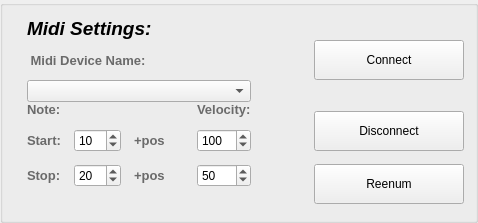
      <widget class="QGroupBox" name="groupBox">
       <property name="title">
        <string/>
       </property>
       <layout class="QGridLayout" name="gridLayout_7">
        <property name="leftMargin">
         <number>24</number>
        </property>
        <property name="horizontalSpacing">
         <number>63</number>
        </property>
        <property name="verticalSpacing">
         <number>0</number>
        </property>
        <item row="4" column="0">
         <widget class="QLabel" name="label_8">
          <property name="palette">
           <palette>
            <active>
             <colorrole role="WindowText">
              <brush brushstyle="SolidPattern">
               <color alpha="255">
                <red>106</red>
                <green>106</green>
                <blue>106</blue>
               </color>
              </brush>
             </colorrole>
            </active>
            <inactive>
             <colorrole role="WindowText">
              <brush brushstyle="SolidPattern">
               <color alpha="255">
                <red>106</red>
                <green>106</green>
                <blue>106</blue>
               </color>
              </brush>
             </colorrole>
            </inactive>
            <disabled>
             <colorrole role="WindowText">
              <brush brushstyle="SolidPattern">
               <color alpha="96">
                <red>164</red>
                <green>166</green>
                <blue>168</blue>
               </color>
              </brush>
             </colorrole>
            </disabled>
           </palette>
          </property>
          <property name="font">
           <font>
            <pointsize>10</pointsize>
            <weight>75</weight>
            <bold>true</bold>
           </font>
          </property>
          <property name="text">
           <string> Midi Device Name:</string>
          </property>
         </widget>
        </item>
        <item row="7" column="2">
         <widget class="QPushButton" name="pushButton">
          <property name="minimumSize">
           <size>
            <width>0</width>
            <height>40</height>
           </size>
          </property>
          <property name="text">
           <string>Reenum</string>
          </property>
         </widget>
        </item>
        <item row="3" column="0">
         <widget class="QLabel" name="label_3">
          <property name="palette">
           <palette>
            <active>
             <colorrole role="WindowText">
              <brush brushstyle="SolidPattern">
               <color alpha="255">
                <red>0</red>
                <green>0</green>
                <blue>0</blue>
               </color>
              </brush>
             </colorrole>
             <colorrole role="Button">
              <brush brushstyle="SolidPattern">
               <color alpha="255">
                <red>255</red>
                <green>255</green>
                <blue>255</blue>
               </color>
              </brush>
             </colorrole>
             <colorrole role="Light">
              <brush brushstyle="SolidPattern">
               <color alpha="255">
                <red>255</red>
                <green>255</green>
                <blue>255</blue>
               </color>
              </brush>
             </colorrole>
             <colorrole role="Midlight">
              <brush brushstyle="SolidPattern">
               <color alpha="255">
                <red>255</red>
                <green>255</green>
                <blue>255</blue>
               </color>
              </brush>
             </colorrole>
             <colorrole role="Dark">
              <brush brushstyle="SolidPattern">
               <color alpha="255">
                <red>127</red>
                <green>127</green>
                <blue>127</blue>
               </color>
              </brush>
             </colorrole>
             <colorrole role="Mid">
              <brush brushstyle="SolidPattern">
               <color alpha="255">
                <red>170</red>
                <green>170</green>
                <blue>170</blue>
               </color>
              </brush>
             </colorrole>
             <colorrole role="Text">
              <brush brushstyle="SolidPattern">
               <color alpha="255">
                <red>255</red>
                <green>255</green>
                <blue>127</blue>
               </color>
              </brush>
             </colorrole>
             <colorrole role="BrightText">
              <brush brushstyle="SolidPattern">
               <color alpha="255">
                <red>255</red>
                <green>255</green>
                <blue>255</blue>
               </color>
              </brush>
             </colorrole>
             <colorrole role="ButtonText">
              <brush brushstyle="SolidPattern">
               <color alpha="255">
                <red>255</red>
                <green>255</green>
                <blue>127</blue>
               </color>
              </brush>
             </colorrole>
             <colorrole role="Base">
              <brush brushstyle="SolidPattern">
               <color alpha="255">
                <red>255</red>
                <green>255</green>
                <blue>255</blue>
               </color>
              </brush>
             </colorrole>
             <colorrole role="Window">
              <brush brushstyle="SolidPattern">
               <color alpha="255">
                <red>255</red>
                <green>255</green>
                <blue>255</blue>
               </color>
              </brush>
             </colorrole>
             <colorrole role="Shadow">
              <brush brushstyle="SolidPattern">
               <color alpha="255">
                <red>0</red>
                <green>0</green>
                <blue>0</blue>
               </color>
              </brush>
             </colorrole>
             <colorrole role="AlternateBase">
              <brush brushstyle="SolidPattern">
               <color alpha="255">
                <red>255</red>
                <green>255</green>
                <blue>255</blue>
               </color>
              </brush>
             </colorrole>
             <colorrole role="ToolTipBase">
              <brush brushstyle="SolidPattern">
               <color alpha="255">
                <red>255</red>
                <green>255</green>
                <blue>220</blue>
               </color>
              </brush>
             </colorrole>
             <colorrole role="ToolTipText">
              <brush brushstyle="SolidPattern">
               <color alpha="255">
                <red>0</red>
                <green>0</green>
                <blue>0</blue>
               </color>
              </brush>
             </colorrole>
             <colorrole role="PlaceholderText">
              <brush brushstyle="NoBrush">
               <color alpha="128">
                <red>255</red>
                <green>255</green>
                <blue>127</blue>
               </color>
              </brush>
             </colorrole>
            </active>
            <inactive>
             <colorrole role="WindowText">
              <brush brushstyle="SolidPattern">
               <color alpha="255">
                <red>0</red>
                <green>0</green>
                <blue>0</blue>
               </color>
              </brush>
             </colorrole>
             <colorrole role="Button">
              <brush brushstyle="SolidPattern">
               <color alpha="255">
                <red>255</red>
                <green>255</green>
                <blue>255</blue>
               </color>
              </brush>
             </colorrole>
             <colorrole role="Light">
              <brush brushstyle="SolidPattern">
               <color alpha="255">
                <red>255</red>
                <green>255</green>
                <blue>255</blue>
               </color>
              </brush>
             </colorrole>
             <colorrole role="Midlight">
              <brush brushstyle="SolidPattern">
               <color alpha="255">
                <red>255</red>
                <green>255</green>
                <blue>255</blue>
               </color>
              </brush>
             </colorrole>
             <colorrole role="Dark">
              <brush brushstyle="SolidPattern">
               <color alpha="255">
                <red>127</red>
                <green>127</green>
                <blue>127</blue>
               </color>
              </brush>
             </colorrole>
             <colorrole role="Mid">
              <brush brushstyle="SolidPattern">
               <color alpha="255">
                <red>170</red>
                <green>170</green>
                <blue>170</blue>
               </color>
              </brush>
             </colorrole>
             <colorrole role="Text">
              <brush brushstyle="SolidPattern">
               <color alpha="255">
                <red>255</red>
                <green>255</green>
                <blue>127</blue>
               </color>
              </brush>
             </colorrole>
             <colorrole role="BrightText">
              <brush brushstyle="SolidPattern">
               <color alpha="255">
                <red>255</red>
                <green>255</green>
                <blue>255</blue>
               </color>
              </brush>
             </colorrole>
             <colorrole role="ButtonText">
              <brush brushstyle="SolidPattern">
               <color alpha="255">
                <red>255</red>
                <green>255</green>
                <blue>127</blue>
               </color>
              </brush>
             </colorrole>
             <colorrole role="Base">
              <brush brushstyle="SolidPattern">
               <color alpha="255">
                <red>255</red>
                <green>255</green>
                <blue>255</blue>
               </color>
              </brush>
             </colorrole>
             <colorrole role="Window">
              <brush brushstyle="SolidPattern">
               <color alpha="255">
                <red>255</red>
                <green>255</green>
                <blue>255</blue>
               </color>
              </brush>
             </colorrole>
             <colorrole role="Shadow">
              <brush brushstyle="SolidPattern">
               <color alpha="255">
                <red>0</red>
                <green>0</green>
                <blue>0</blue>
               </color>
              </brush>
             </colorrole>
             <colorrole role="AlternateBase">
              <brush brushstyle="SolidPattern">
               <color alpha="255">
                <red>255</red>
                <green>255</green>
                <blue>255</blue>
               </color>
              </brush>
             </colorrole>
             <colorrole role="ToolTipBase">
              <brush brushstyle="SolidPattern">
               <color alpha="255">
                <red>255</red>
                <green>255</green>
                <blue>220</blue>
               </color>
              </brush>
             </colorrole>
             <colorrole role="ToolTipText">
              <brush brushstyle="SolidPattern">
               <color alpha="255">
                <red>0</red>
                <green>0</green>
                <blue>0</blue>
               </color>
              </brush>
             </colorrole>
             <colorrole role="PlaceholderText">
              <brush brushstyle="NoBrush">
               <color alpha="128">
                <red>255</red>
                <green>255</green>
                <blue>127</blue>
               </color>
              </brush>
             </colorrole>
            </inactive>
            <disabled>
             <colorrole role="WindowText">
              <brush brushstyle="SolidPattern">
               <color alpha="255">
                <red>127</red>
                <green>127</green>
                <blue>127</blue>
               </color>
              </brush>
             </colorrole>
             <colorrole role="Button">
              <brush brushstyle="SolidPattern">
               <color alpha="255">
                <red>255</red>
                <green>255</green>
                <blue>255</blue>
               </color>
              </brush>
             </colorrole>
             <colorrole role="Light">
              <brush brushstyle="SolidPattern">
               <color alpha="255">
                <red>255</red>
                <green>255</green>
                <blue>255</blue>
               </color>
              </brush>
             </colorrole>
             <colorrole role="Midlight">
              <brush brushstyle="SolidPattern">
               <color alpha="255">
                <red>255</red>
                <green>255</green>
                <blue>255</blue>
               </color>
              </brush>
             </colorrole>
             <colorrole role="Dark">
              <brush brushstyle="SolidPattern">
               <color alpha="255">
                <red>127</red>
                <green>127</green>
                <blue>127</blue>
               </color>
              </brush>
             </colorrole>
             <colorrole role="Mid">
              <brush brushstyle="SolidPattern">
               <color alpha="255">
                <red>170</red>
                <green>170</green>
                <blue>170</blue>
               </color>
              </brush>
             </colorrole>
             <colorrole role="Text">
              <brush brushstyle="SolidPattern">
               <color alpha="255">
                <red>127</red>
                <green>127</green>
                <blue>127</blue>
               </color>
              </brush>
             </colorrole>
             <colorrole role="BrightText">
              <brush brushstyle="SolidPattern">
               <color alpha="255">
                <red>255</red>
                <green>255</green>
                <blue>255</blue>
               </color>
              </brush>
             </colorrole>
             <colorrole role="ButtonText">
              <brush brushstyle="SolidPattern">
               <color alpha="255">
                <red>127</red>
                <green>127</green>
                <blue>127</blue>
               </color>
              </brush>
             </colorrole>
             <colorrole role="Base">
              <brush brushstyle="SolidPattern">
               <color alpha="255">
                <red>255</red>
                <green>255</green>
                <blue>255</blue>
               </color>
              </brush>
             </colorrole>
             <colorrole role="Window">
              <brush brushstyle="SolidPattern">
               <color alpha="255">
                <red>255</red>
                <green>255</green>
                <blue>255</blue>
               </color>
              </brush>
             </colorrole>
             <colorrole role="Shadow">
              <brush brushstyle="SolidPattern">
               <color alpha="255">
                <red>0</red>
                <green>0</green>
                <blue>0</blue>
               </color>
              </brush>
             </colorrole>
             <colorrole role="AlternateBase">
              <brush brushstyle="SolidPattern">
               <color alpha="255">
                <red>255</red>
                <green>255</green>
                <blue>255</blue>
               </color>
              </brush>
             </colorrole>
             <colorrole role="ToolTipBase">
              <brush brushstyle="SolidPattern">
               <color alpha="255">
                <red>255</red>
                <green>255</green>
                <blue>220</blue>
               </color>
              </brush>
             </colorrole>
             <colorrole role="ToolTipText">
              <brush brushstyle="SolidPattern">
               <color alpha="255">
                <red>0</red>
                <green>0</green>
                <blue>0</blue>
               </color>
              </brush>
             </colorrole>
             <colorrole role="PlaceholderText">
              <brush brushstyle="NoBrush">
               <color alpha="128">
                <red>255</red>
                <green>255</green>
                <blue>127</blue>
               </color>
              </brush>
             </colorrole>
            </disabled>
           </palette>
          </property>
          <property name="font">
           <font>
            <pointsize>14</pointsize>
            <weight>75</weight>
            <italic>true</italic>
            <bold>true</bold>
            <underline>false</underline>
            <strikeout>false</strikeout>
           </font>
          </property>
          <property name="text">
           <string>Midi Settings:</string>
          </property>
         </widget>
        </item>
        <item row="4" column="2">
         <widget class="QPushButton" name="MidiConnect">
          <property name="minimumSize">
           <size>
            <width>150</width>
            <height>40</height>
           </size>
          </property>
          <property name="maximumSize">
           <size>
            <width>200</width>
            <height>16777215</height>
           </size>
          </property>
          <property name="text">
           <string>Connect</string>
          </property>
         </widget>
        </item>
        <item row="6" column="2">
         <widget class="QPushButton" name="MidiDisconnect">
          <property name="minimumSize">
           <size>
            <width>0</width>
            <height>40</height>
           </size>
          </property>
          <property name="maximumSize">
           <size>
            <width>150</width>
            <height>16777215</height>
           </size>
          </property>
          <property name="text">
           <string>Disconnect</string>
          </property>
         </widget>
        </item>
        <item row="6" column="0" rowspan="2">
         <layout class="QGridLayout" name="gridLayout_8">
          <property name="leftMargin">
           <number>0</number>
          </property>
          <property name="bottomMargin">
           <number>22</number>
          </property>
          <property name="horizontalSpacing">
           <number>13</number>
          </property>
          <property name="verticalSpacing">
           <number>12</number>
          </property>
          <item row="2" column="1">
           <widget class="QSpinBox" name="MidiTriggerStop">
            <property name="maximumSize">
             <size>
              <width>150</width>
              <height>16777215</height>
             </size>
            </property>
            <property name="minimum">
             <number>1</number>
            </property>
            <property name="maximum">
             <number>255</number>
            </property>
            <property name="value">
             <number>20</number>
            </property>
           </widget>
          </item>
          <item row="1" column="1">
           <widget class="QSpinBox" name="MidiTriggerStart">
            <property name="sizePolicy">
             <sizepolicy hsizetype="Expanding" vsizetype="Fixed">
              <horstretch>0</horstretch>
              <verstretch>0</verstretch>
             </sizepolicy>
            </property>
            <property name="minimumSize">
             <size>
              <width>0</width>
              <height>0</height>
             </size>
            </property>
            <property name="maximumSize">
             <size>
              <width>150</width>
              <height>16777215</height>
             </size>
            </property>
            <property name="minimum">
             <number>1</number>
            </property>
            <property name="maximum">
             <number>255</number>
            </property>
            <property name="value">
             <number>10</number>
            </property>
           </widget>
          </item>
          <item row="2" column="0">
           <widget class="QLabel" name="label_17">
            <property name="maximumSize">
             <size>
              <width>50</width>
              <height>16777215</height>
             </size>
            </property>
            <property name="palette">
             <palette>
              <active>
               <colorrole role="WindowText">
                <brush brushstyle="SolidPattern">
                 <color alpha="255">
                  <red>106</red>
                  <green>106</green>
                  <blue>106</blue>
                 </color>
                </brush>
               </colorrole>
              </active>
              <inactive>
               <colorrole role="WindowText">
                <brush brushstyle="SolidPattern">
                 <color alpha="255">
                  <red>106</red>
                  <green>106</green>
                  <blue>106</blue>
                 </color>
                </brush>
               </colorrole>
              </inactive>
              <disabled>
               <colorrole role="WindowText">
                <brush brushstyle="SolidPattern">
                 <color alpha="96">
                  <red>164</red>
                  <green>166</green>
                  <blue>168</blue>
                 </color>
                </brush>
               </colorrole>
              </disabled>
             </palette>
            </property>
            <property name="font">
             <font>
              <pointsize>10</pointsize>
              <weight>75</weight>
              <bold>true</bold>
             </font>
            </property>
            <property name="text">
             <string>Stop:</string>
            </property>
           </widget>
          </item>
          <item row="1" column="0">
           <widget class="QLabel" name="label_16">
            <property name="minimumSize">
             <size>
              <width>0</width>
              <height>0</height>
             </size>
            </property>
            <property name="maximumSize">
             <size>
              <width>50</width>
              <height>16777215</height>
             </size>
            </property>
            <property name="palette">
             <palette>
              <active>
               <colorrole role="WindowText">
                <brush brushstyle="SolidPattern">
                 <color alpha="255">
                  <red>106</red>
                  <green>106</green>
                  <blue>106</blue>
                 </color>
                </brush>
               </colorrole>
              </active>
              <inactive>
               <colorrole role="WindowText">
                <brush brushstyle="SolidPattern">
                 <color alpha="255">
                  <red>106</red>
                  <green>106</green>
                  <blue>106</blue>
                 </color>
                </brush>
               </colorrole>
              </inactive>
              <disabled>
               <colorrole role="WindowText">
                <brush brushstyle="SolidPattern">
                 <color alpha="96">
                  <red>164</red>
                  <green>166</green>
                  <blue>168</blue>
                 </color>
                </brush>
               </colorrole>
              </disabled>
             </palette>
            </property>
            <property name="font">
             <font>
              <pointsize>10</pointsize>
              <weight>75</weight>
              <bold>true</bold>
             </font>
            </property>
            <property name="text">
             <string>Start:</string>
            </property>
           </widget>
          </item>
          <item row="1" column="2">
           <widget class="QLabel" name="label_18">
            <property name="minimumSize">
             <size>
              <width>50</width>
              <height>0</height>
             </size>
            </property>
            <property name="maximumSize">
             <size>
              <width>50</width>
              <height>16777215</height>
             </size>
            </property>
            <property name="palette">
             <palette>
              <active>
               <colorrole role="WindowText">
                <brush brushstyle="SolidPattern">
                 <color alpha="255">
                  <red>106</red>
                  <green>106</green>
                  <blue>106</blue>
                 </color>
                </brush>
               </colorrole>
              </active>
              <inactive>
               <colorrole role="WindowText">
                <brush brushstyle="SolidPattern">
                 <color alpha="255">
                  <red>106</red>
                  <green>106</green>
                  <blue>106</blue>
                 </color>
                </brush>
               </colorrole>
              </inactive>
              <disabled>
               <colorrole role="WindowText">
                <brush brushstyle="SolidPattern">
                 <color alpha="96">
                  <red>164</red>
                  <green>166</green>
                  <blue>168</blue>
                 </color>
                </brush>
               </colorrole>
              </disabled>
             </palette>
            </property>
            <property name="font">
             <font>
              <pointsize>10</pointsize>
              <weight>75</weight>
              <bold>true</bold>
             </font>
            </property>
            <property name="text">
             <string>+pos</string>
            </property>
           </widget>
          </item>
          <item row="2" column="2">
           <widget class="QLabel" name="label_19">
            <property name="maximumSize">
             <size>
              <width>50</width>
              <height>50</height>
             </size>
            </property>
            <property name="palette">
             <palette>
              <active>
               <colorrole role="WindowText">
                <brush brushstyle="SolidPattern">
                 <color alpha="255">
                  <red>106</red>
                  <green>106</green>
                  <blue>106</blue>
                 </color>
                </brush>
               </colorrole>
              </active>
              <inactive>
               <colorrole role="WindowText">
                <brush brushstyle="SolidPattern">
                 <color alpha="255">
                  <red>106</red>
                  <green>106</green>
                  <blue>106</blue>
                 </color>
                </brush>
               </colorrole>
              </inactive>
              <disabled>
               <colorrole role="WindowText">
                <brush brushstyle="SolidPattern">
                 <color alpha="96">
                  <red>164</red>
                  <green>166</green>
                  <blue>168</blue>
                 </color>
                </brush>
               </colorrole>
              </disabled>
             </palette>
            </property>
            <property name="font">
             <font>
              <pointsize>10</pointsize>
              <weight>75</weight>
              <bold>true</bold>
             </font>
            </property>
            <property name="text">
             <string>+pos</string>
            </property>
           </widget>
          </item>
          <item row="0" column="0">
           <widget class="QLabel" name="label_14">
            <property name="minimumSize">
             <size>
              <width>0</width>
              <height>0</height>
             </size>
            </property>
            <property name="palette">
             <palette>
              <active>
               <colorrole role="WindowText">
                <brush brushstyle="SolidPattern">
                 <color alpha="255">
                  <red>106</red>
                  <green>106</green>
                  <blue>106</blue>
                 </color>
                </brush>
               </colorrole>
              </active>
              <inactive>
               <colorrole role="WindowText">
                <brush brushstyle="SolidPattern">
                 <color alpha="255">
                  <red>106</red>
                  <green>106</green>
                  <blue>106</blue>
                 </color>
                </brush>
               </colorrole>
              </inactive>
              <disabled>
               <colorrole role="WindowText">
                <brush brushstyle="SolidPattern">
                 <color alpha="96">
                  <red>164</red>
                  <green>166</green>
                  <blue>168</blue>
                 </color>
                </brush>
               </colorrole>
              </disabled>
             </palette>
            </property>
            <property name="font">
             <font>
              <pointsize>10</pointsize>
              <weight>75</weight>
              <bold>true</bold>
             </font>
            </property>
            <property name="text">
             <string>Note:</string>
            </property>
           </widget>
          </item>
          <item row="1" column="3">
           <widget class="QSpinBox" name="Start_V">
            <property name="minimumSize">
             <size>
              <width>0</width>
              <height>0</height>
             </size>
            </property>
            <property name="maximumSize">
             <size>
              <width>150</width>
              <height>16777215</height>
             </size>
            </property>
            <property name="minimum">
             <number>1</number>
            </property>
            <property name="maximum">
             <number>255</number>
            </property>
            <property name="value">
             <number>100</number>
            </property>
           </widget>
          </item>
          <item row="2" column="3">
           <widget class="QSpinBox" name="Stop_V">
            <property name="maximumSize">
             <size>
              <width>150</width>
              <height>16777215</height>
             </size>
            </property>
            <property name="minimum">
             <number>1</number>
            </property>
            <property name="maximum">
             <number>255</number>
            </property>
            <property name="value">
             <number>50</number>
            </property>
           </widget>
          </item>
          <item row="0" column="3">
           <widget class="QLabel" name="label_15">
            <property name="palette">
             <palette>
              <active>
               <colorrole role="WindowText">
                <brush brushstyle="SolidPattern">
                 <color alpha="255">
                  <red>106</red>
                  <green>106</green>
                  <blue>106</blue>
                 </color>
                </brush>
               </colorrole>
              </active>
              <inactive>
               <colorrole role="WindowText">
                <brush brushstyle="SolidPattern">
                 <color alpha="255">
                  <red>106</red>
                  <green>106</green>
                  <blue>106</blue>
                 </color>
                </brush>
               </colorrole>
              </inactive>
              <disabled>
               <colorrole role="WindowText">
                <brush brushstyle="SolidPattern">
                 <color alpha="96">
                  <red>164</red>
                  <green>166</green>
                  <blue>168</blue>
                 </color>
                </brush>
               </colorrole>
              </disabled>
             </palette>
            </property>
            <property name="font">
             <font>
              <pointsize>10</pointsize>
              <weight>75</weight>
              <bold>true</bold>
             </font>
            </property>
            <property name="text">
             <string>Velocity:</string>
            </property>
           </widget>
          </item>
         </layout>
        </item>
        <item row="5" column="0">
         <widget class="QComboBox" name="midiDeviceList"/>
        </item>
       </layout>
      </widget>
